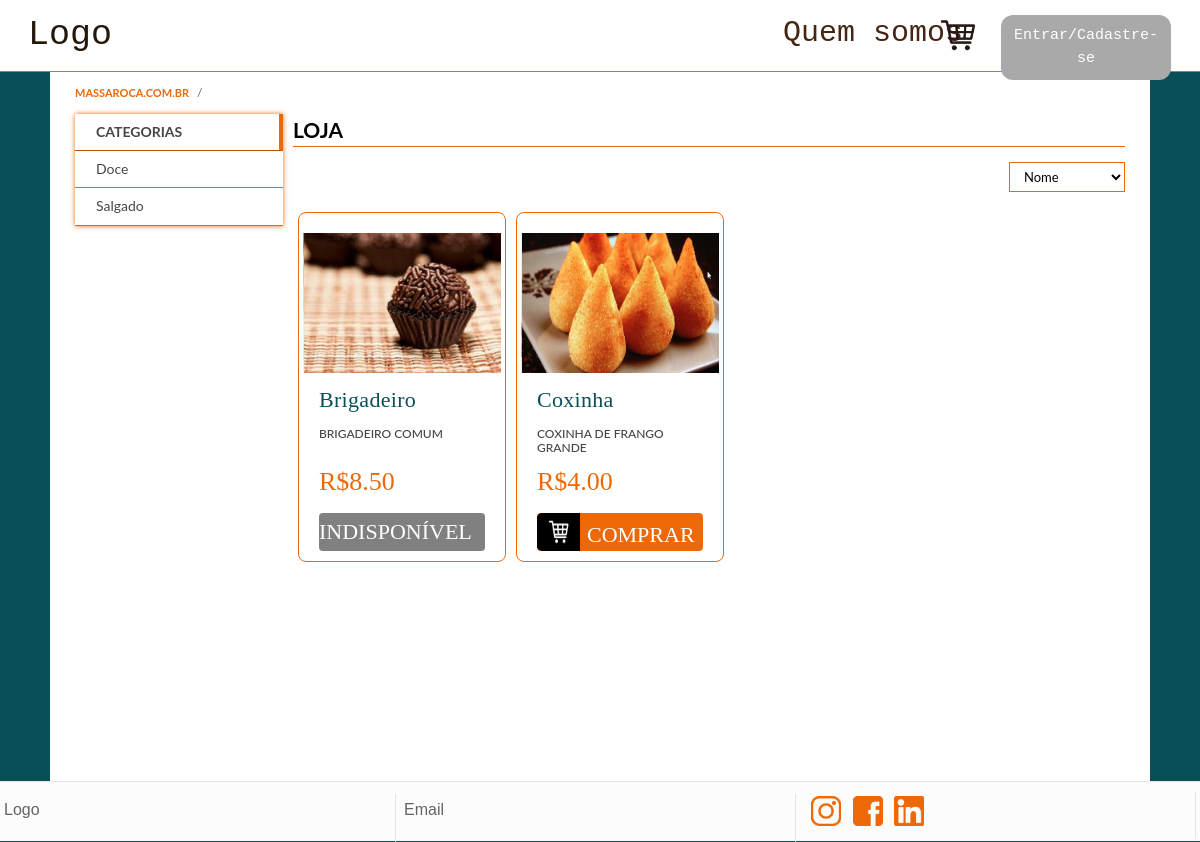
Before: /loja/ with the older database file.
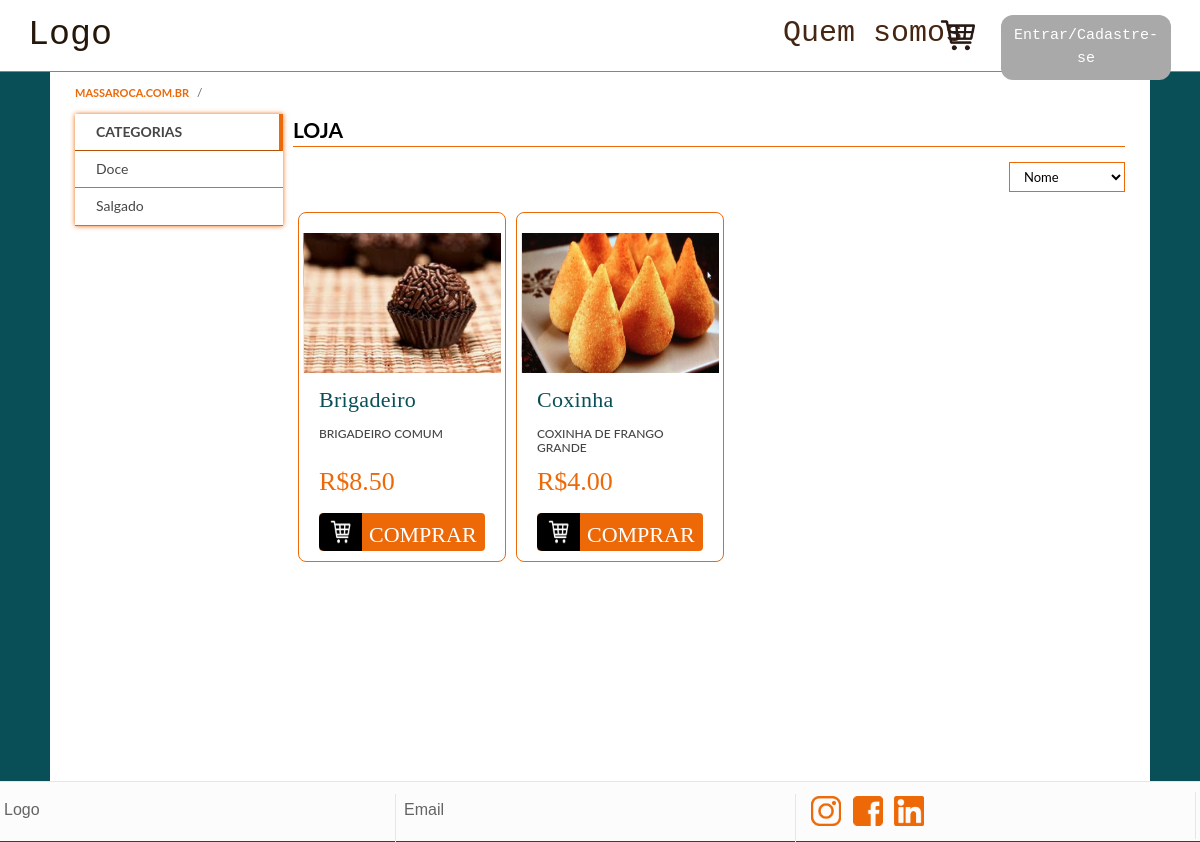
After: the same page with the newer database file.
### loja/models.py (models this page shows, shortened)
class Produtos(models.Model):
    disponivel_escolha = [
    ('Sim','Sim'),
    ('Não','Não'),
    ]
    Nome = models.CharField(max_length=128)
    Categoriateste = models.ForeignKey(Categorias ,on_delete=models.CASCADE, default=0)
    Descrição = models.CharField(max_length=1024)
    Fotos = models.ImageField(upload_to='loja/static/produtos/fotos/')
    Fotos_2 = models.ImageField(upload_to='loja/static/produtos/fotos/')
    Preço = models.DecimalField(max_digits=10, decimal_places=2)
    Disponivel = models.CharField(max_length=8,choices=disponivel_escolha, default='Sim')

### loja/views.py (the view)
# urls.py: path("loja/", views.loja_principal, name="loja"),
def loja_principal(request, ordem="Nome"):
    try:
        produtos = Produtos.objects.order_by(ordem)
        categorias = Categorias.objects.all()
    except KeyError:
        return render(request, "loja/erro.html")
    context = {
        "produtos": produtos,
        "categorias": categorias,
        "log": request.user.is_authenticated,
        "username": request.user
    }
    return render(request, "loja/loja.html", context)

### loja/models.py (called while the page is built)
    def __str__(self):
        return self.Nome

### loja/templates/loja/loja.html (shortened to what this page needs)
{% extends "loja/layout.html" %}
{% load static %}
{% block body %}
    <div class="pre blocos" style="min-height:0;">
        <ul class="local">
            <li><a class="local_item" href="{% url 'index' %}"><strong>massaroca.com.br</strong></a></li>
        </ul>
    </div>
    <div class="blocos">
        <div class="principal">
            <div class="ferramentas">
                <div class="titulo">
                    {% if cat == None %}
                    Loja
                    {% else %}
                    {{ cat }}
                    {% endif %}
                </div>
                <div class="ordenar">
                    <select id="ordem" onchange="location = this.value;" class="escolher-ordem" data-role="sorter">
                        <option value="{% url 'loja_ordem' 'Nome' %}">Nome</option>
                    </select>
                </div>
            </div>
                <div class="conteudo">
                    <div class="produtos">
                        {% for produto in produtos %}
                        <li>
                            <div class="prod">
                                {% if cat == None %}
                                <img src="../{{produto.Fotos.url|slice:'5:'}}" alt="produto" class="produto_foto_top"/>
                                {% else %}
                                <img src="../../{{produto.Fotos.url|slice:'5:'}}" alt="produto" class="produto_foto_top"/>
                                <img src="../../{{produto.Fotos_2.url|slice:'5:'}}" alt="produto" class="produto_foto_bottom"/>
                                {% endif %}
                                <div class="produto_texto">
                                    <h2 class="produto_titulo"><a class="redir_item" href="{% url 'produto' produto.id %}">{{produto.Nome}}</a></h2>
                                    <h3 class="produto_desc">{{produto.Descrição}}</h3>
                                    <div class="produto_preço">R${{produto.Preço}}</div>
                                {% if produto.Disponivel == "Sim" %}
                                    <a href="{% url 'produto' produto.id %}" class="comprar">
                                        <span id="before">
                                            <img src="{% static '/images/shop-branco.png' %}" alt="Carrinho" class="compras">
                                        </span>
                                        <span class="botao_comprar">
                                            COMPRAR
                                        </span>
                                    </a>
                                {% else %}
                                <span class="indisponivel">INDISPONÍVEL</span>
                                {% endif %}
                                </div>
                            </div>
                        </li>
                        {% endfor %}
                    </div>
                </div>
            </div>
        <div class="barracategoria">
                <div class="categorias">
                    <ol>
                        <li class="item" style="cursor: auto; border-right:4px solid #ED6908; border-bottom: 1px solid #b55107;"><strong>CATEGORIAS</strong></li>
                        {% for categoria in categorias %}
                        <li class="item">
                            <a class="redir" href="{% url 'categoria' categoria %}">{{ categoria }}</a>
                        </li>
                        {% endfor %}
                    </ol>
            </div>
        </div>
    </div>
{% endblock %}

Changed rows visible on the page:
changed Produtos "Brigadeiro": Disponivel: picture added; Disponivel "INDISPONÍVEL" → "COMPRAR"
